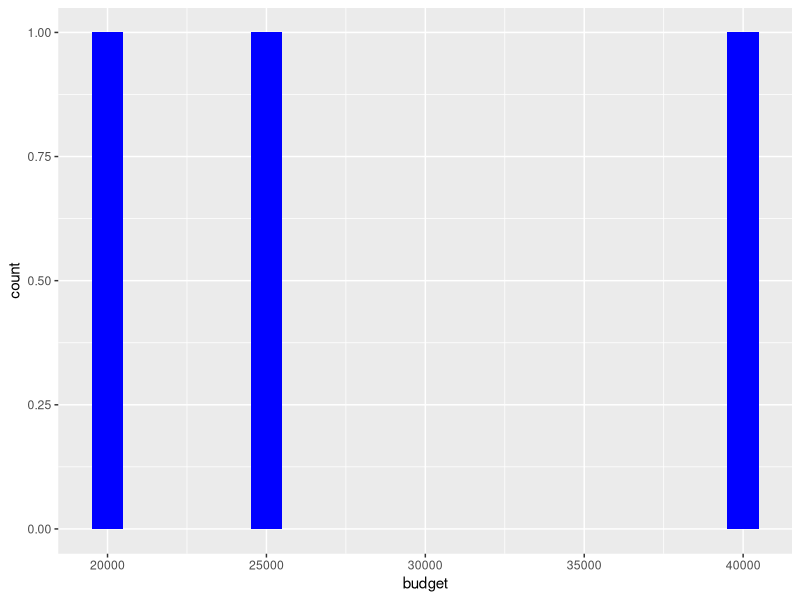
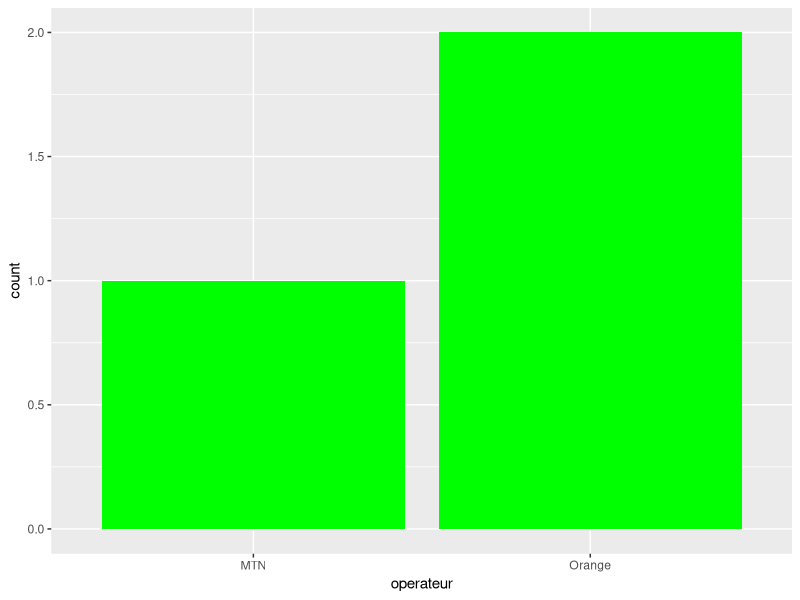
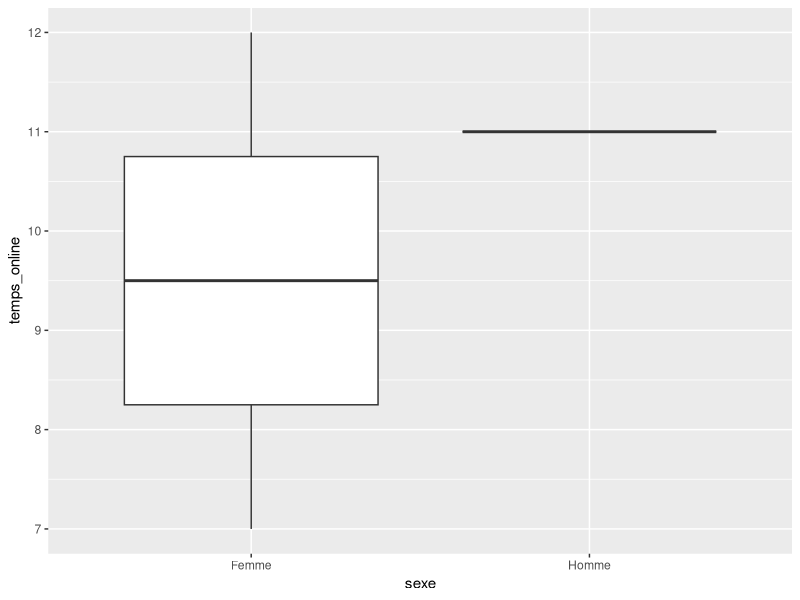

Recreate these plots in R, in order.
library(ggplot2)
library(dplyr)

# Charger les données
data <- read.csv("data/export.csv")

# Aperçu
head(data)

# Statistiques simples
summary(data)

# Budget moyen
mean(data$budget, na.rm = TRUE)

# Graphique budget
ggplot(data, aes(x = budget)) +
  geom_histogram(binwidth = 1000, fill = "blue")

# Répartition opérateurs
ggplot(data, aes(x = operateur)) +
  geom_bar(fill = "green")

# Temps en ligne par sexe
ggplot(data, aes(x = sexe, y = temps_online)) +
  geom_boxplot()
  
print("heyy !!")
